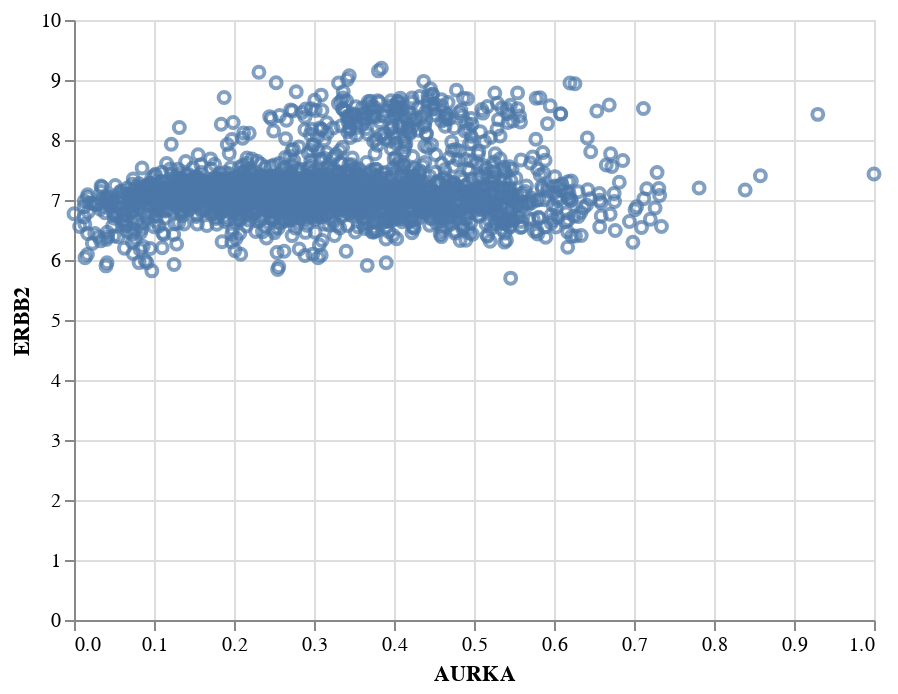

Notebook code cell kept with this figure:
### Code cell
g3

### Figure 1 — Vega-Lite specification as saved in the notebook (floating-point values rounded to 4 significant figures; data arrays with more than 128 entries replaced by an {"elided": "..."} marker saying what was removed)
{"config": {"view": {"continuousWidth": 400, "continuousHeight": 300}}, "data": {"name": "data-26d4ea5fc600301f9e202eded84d50e2"}, "mark": "point", "encoding": {"x": {"type": "quantitative", "field": "AURKA"}, "y": {"type": "quantitative", "field": "ERBB2"}}, "$schema": "https://vega.github.io/schema/vega-lite/v4.8.1.json", "datasets": {"data-26d4ea5fc600301f9e202eded84d50e2": {"elided": "2133 records"}}}
